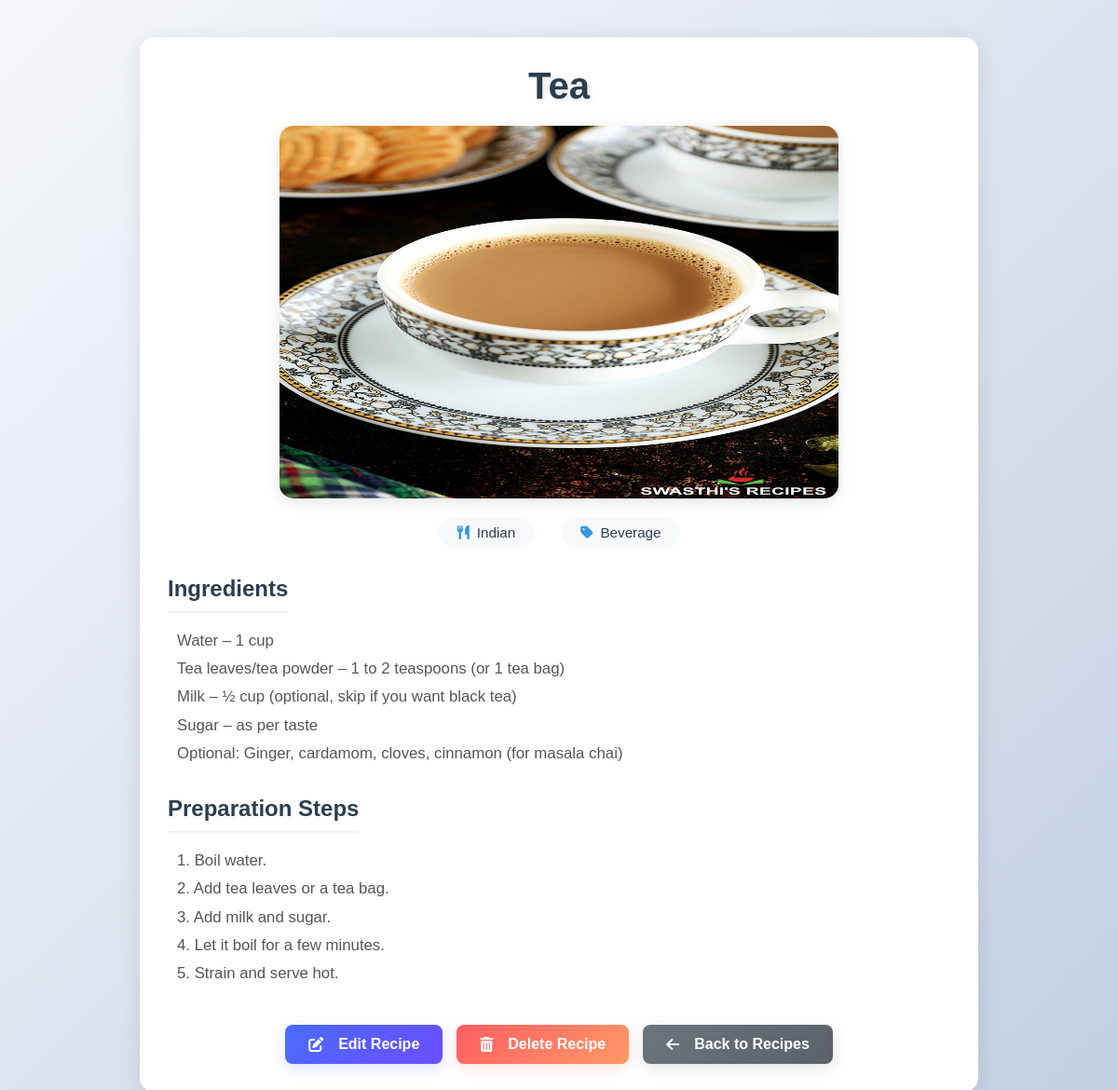
/recipe/1, run on the app's committed database.
### tables this page shows
CREATE TABLE recipes (
                id INTEGER PRIMARY KEY AUTOINCREMENT,
                title TEXT NOT NULL,
                cuisine TEXT NOT NULL,
                category TEXT NOT NULL,
                image_filename TEXT,
                ingredients TEXT NOT NULL,
                steps TEXT NOT NULL
            , is_favorite INTEGER DEFAULT 0);

### app.py (the view)
@app.route('/recipe/<int:recipe_id>')
def recipe_detail(recipe_id):
    conn = get_db_connection()
    recipe = conn.execute('SELECT * FROM recipes WHERE id = ?', (recipe_id,)).fetchone()
    conn.close()
    if recipe is None:
        return "Recipe not found", 404
    return render_template('recipe.html', recipe=recipe)

### app.py (called while the page is built)
def get_db_connection():
    conn = sqlite3.connect('recipes.db')
    conn.row_factory = sqlite3.Row
    return conn

### templates/recipe.html (shortened to what this page needs)
<!DOCTYPE html>
<html lang="en">
<head>
  <link rel="stylesheet" href="{{ url_for('static', filename='style.css') }}">
  <link rel="stylesheet" href="https://cdnjs.cloudflare.com/ajax/libs/font-awesome/6.0.0-beta3/css/all.min.css">
</head>
<body>
  <div class="container">
    <div class="recipe-detail">
      <h1>{{ recipe['title'] }}</h1>
      {% if recipe['image_filename'] %}
      <img src="{{ url_for('static', filename='uploads/' + recipe['image_filename']) }}" alt="{{ recipe['title'] }}"
        style="max-width: 600px; width: 100%; height: 400px; border-radius: 15px; margin: 20px auto; display: block; box-shadow: 0 4px 15px rgba(0,0,0,0.1);">
      {% else %}
      <div class="recipe-card-placeholder">No Image</div>
      {% endif %}
      <div class="recipe-meta">
        <p><i class="fas fa-utensils"></i> {{ recipe['cuisine'] }}</p>
        <p><i class="fas fa-tag"></i> {{ recipe['category'] }}</p>
      </div>
      <div class="recipe-section">
        <h3>Ingredients</h3>
        <p>{{ recipe['ingredients']|safe }}</p>
      </div>
      <div class="recipe-section">
        <h3>Preparation Steps</h3>
        <p>{{ recipe['steps']|safe }}</p>
      </div>
      <div class="recipe-actions">
        <a href="/edit/{{ recipe['id'] }}" class="btn btn-edit">
          <i class="fas fa-edit"></i> Edit Recipe
        </a>
        <a href="/delete/{{ recipe['id'] }}" class="btn btn-delete"
          onclick="return confirm('Are you sure you want to delete this recipe?');">
          <i class="fas fa-trash-alt"></i> Delete Recipe
        </a>
        <a href="/browse" class="btn btn-back">
          <i class="fas fa-arrow-left"></i> Back to Recipes
        </a>
      </div>
    </div>
  </div>
</body>
</html>

### static/style.css (style rules this page uses)
* { margin: 0; padding: 0; box-sizing: border-box; font-family: 'Poppins', sans-serif; }
body { background: linear-gradient(135deg, #f5f7fa 0%, #c3cfe2 100%); min-height: 100vh; padding: 40px 20px; }
.container { max-width: 1000px; margin: 0 auto; text-align: center; }
h1 { font-size: 3.5rem; color: #2c3e50; margin-bottom: 30px; text-shadow: 2px 2px 4px rgba(0, 0, 0, 0.1); background: linear-gradient(45deg, #2c3e50, #3498db); -webkit-background-clip: text; background-clip: text; -webkit-text-fill-color: transparent; color: transparent; }
.btn { padding: 12px 30px; border: none; border-radius: 50px; font-size: 1rem; font-weight: 600; cursor: pointer; transition: all 0.3s ease; display: flex; align-items: center; gap: 8px; text-decoration: none; }
.recipe-detail { background: white; border-radius: 15px; padding: 30px; box-shadow: 0 5px 25px rgba(0, 0, 0, 0.1); max-width: 900px; margin: 0 auto; text-align: left; }
.recipe-detail h1 { font-size: 2.5rem; margin-bottom: 20px; color: #2c3e50; text-align: center; background: none; -webkit-text-fill-color: #2c3e50; color: #2c3e50; }
.recipe-meta { display: flex; justify-content: center; gap: 30px; margin: 20px 0 30px; flex-wrap: wrap; }
.recipe-meta p { background: #f8f9fa; padding: 8px 20px; border-radius: 50px; font-size: 0.95rem; color: #2c3e50; display: flex; align-items: center; gap: 8px; }
.recipe-meta i { color: #3498db; }
.recipe-section { margin: 30px 0; }
.recipe-section h3 { color: #2c3e50; font-size: 1.5rem; margin-bottom: 15px; padding-bottom: 10px; border-bottom: 2px solid #f0f0f0; display: inline-block; }
.recipe-section p { color: #555; line-height: 1.8; white-space: pre-line; font-size: 1.05rem; margin-left: 10px; }
.recipe-actions { display: flex; justify-content: center; gap: 15px; margin-top: 40px; flex-wrap: wrap; }
.recipe-actions .btn { padding: 12px 25px; font-size: 1rem; border-radius: 8px; transition: all 0.3s ease; }
.recipe-actions .btn i { margin-right: 8px; }
.recipe-actions .btn-delete { background-color: #3ce772; }
.recipe-actions .btn-edit { background: linear-gradient(135deg, #4a6bff 0%, #6b4dff 100%); color: white; border: none; box-shadow: 0 4px 15px rgba(74, 107, 255, 0.2); }
.recipe-actions .btn-back { background: linear-gradient(135deg, #6c757d 0%, #5a6268 100%); color: white; border: none; box-shadow: 0 4px 15px rgba(108, 117, 125, 0.2); }
.recipe-actions .btn-delete { background: linear-gradient(135deg, #ff5e62 0%, #ff9966 100%); color: white; border: none; box-shadow: 0 4px 15px rgba(255, 94, 98, 0.2); }

### data on the page
recipes: title "Tea", image_filename (picture), cuisine "Indian", category "Beverage", ingredients "Water – 1 cup Tea leaves/tea powder – 1 to 2 teaspoons (or 1 tea bag) Milk – ½ cup (optional, skip if you want black tea) Sugar – as per taste Optional: Ginger, cardamom, cloves, cinnamon (for masala chai)", steps "1. Boil water. 2. Add tea leaves or a tea bag. 3. Add milk and sugar. 4. Let it boil for a few minutes. 5. Strain and serve hot."
